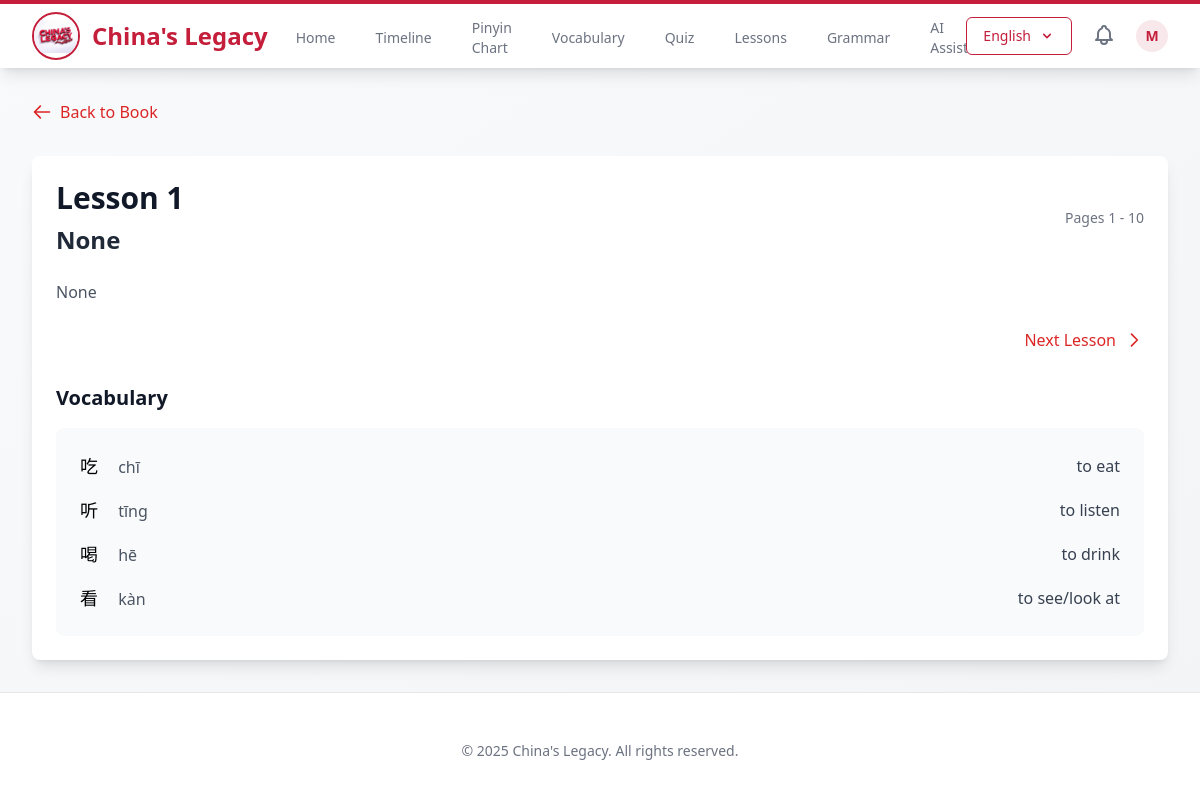
Page /lessons/book/1/chapter/1/ (signed in) on the committed database.
### user_auth/models.py (models this page shows, shortened)
class CustomUser(AbstractUser):
    PROFICIENCY_LEVELS = [
        ('HSK1', 'HSK Level 1'),
        ('HSK2', 'HSK Level 2'),
        ('HSK3', 'HSK Level 3'),
        ('HSK4', 'HSK Level 4'),
        ('HSK5', 'HSK Level 5'),
        ('HSK6', 'HSK Level 6'),
    ]
    full_name = models.CharField(max_length=255, blank=True)
    age = models.IntegerField(validators=[MinValueValidator(5), MaxValueValidator(120)], null=True, blank=True)
    institute = models.CharField(max_length=255, blank=True)
    nationality = models.CharField(max_length=100, blank=True)
    batch = models.CharField(max_length=50, blank=True, help_text='e.g., 2020-2024')
    student_id = models.CharField(max_length=50, blank=True, unique=True, null=True)
    university_field = models.CharField(max_length=100, blank=True, help_text='e.g., Computer Science, Business, etc.')
    phone = models.CharField(max_length=20, blank=True)
    profile_picture = models.ImageField(upload_to='profile_pictures/', null=True, blank=True)
    bio = models.TextField(max_length=500, blank=True)
    current_hsk_level = models.CharField(max_length=4, choices=PROFICIENCY_LEVELS, default='HSK1')
    learning_streak = models.IntegerField(default=0)
    last_activity_date = models.DateField(null=True, blank=True)
    points = models.IntegerField(default=0)
    completed_lessons = models.IntegerField(default=0)
    class Meta:
        verbose_name = 'User'
        verbose_name_plural = 'Users'

### mandarin_vocab/models.py (models this page shows, shortened)
class BookChapter(models.Model):
    book = models.ForeignKey(HSKBook, on_delete=models.CASCADE, related_name='chapters')
    chapter_number = models.IntegerField()
    title_en = models.CharField(max_length=200, help_text='English title', null=True, blank=True)
    title_zh = models.CharField(max_length=200, help_text='Chinese title', null=True, blank=True)
    description_en = models.TextField(blank=True, help_text='English description', null=True)
    description_zh = models.TextField(blank=True, help_text='Chinese description', null=True)
    start_page = models.IntegerField()
    end_page = models.IntegerField()
    pdf_file = models.FileField(upload_to='book_chapters/', null=True, blank=True)
    vocabulary_list = models.ManyToManyField(VocabularyWord, blank=True, related_name='chapters')
    chinese_text = models.TextField(blank=True, help_text='Lesson text in Chinese')
    pinyin_text = models.TextField(blank=True, help_text='Pinyin for the lesson text')
    english_text = models.TextField(blank=True, help_text='English translation of the lesson text')
    grammar_points_en = models.TextField(blank=True, help_text='Key grammar points covered in the lesson (English)', null=True)
    grammar_points_zh = models.TextField(blank=True, help_text='Key grammar points covered in the lesson (Chinese)', null=True)
    cultural_notes_en = models.TextField(blank=True, help_text='Cultural context and notes (English)', null=True)
    cultural_notes_zh = models.TextField(blank=True, help_text='Cultural context and notes (Chinese)', null=True)
    created_at = models.DateTimeField(auto_now_add=True)
    updated_at = models.DateTimeField(auto_now=True)
    class Meta:
        ordering = ['book', 'chapter_number']
        verbose_name = 'Book Chapter'
        verbose_name_plural = 'Book Chapters'
        unique_together = ['book', 'chapter_number']
    @property
    def title(self):
        from django.utils.translation import get_language
        return self.title_zh if get_language() == 'zh' else self.title_en
    @property
    def description(self):
        from django.utils.translation import get_language
        return self.description_zh if get_language() == 'zh' else self.description_en
    @property
    def grammar_points(self):
        from django.utils.translation import get_language
        return self.grammar_points_zh if get_language() == 'zh' else self.grammar_points_en
    @property
    def cultural_notes(self):
        from django.utils.translation import get_language
        return self.cultural_notes_zh if get_language() == 'zh' else self.cultural_notes_en

class VocabularyWord(models.Model):
    HSK_LEVELS = [
        (1, 'HSK1'),
        (2, 'HSK2'),
        (3, 'HSK3'),
        (4, 'HSK4'),
        (5, 'HSK5'),
        (6, 'HSK6'),
    ]
    chinese = models.CharField(max_length=50)
    pinyin = models.CharField(max_length=100)
    english = models.CharField(max_length=200)
    hsk_level = models.IntegerField(choices=HSK_LEVELS, validators=[MinValueValidator(1), MaxValueValidator(6)])
    stroke_order_gif = models.FileField(upload_to='stroke_orders/', null=True, blank=True)
    audio = models.FileField(upload_to='word_audio/', null=True, blank=True)
    example_sentence = models.TextField(blank=True)
    example_pinyin = models.TextField(blank=True)
    example_translation = models.TextField(blank=True)
    created_at = models.DateTimeField(auto_now_add=True)
    updated_at = models.DateTimeField(auto_now=True)
    class Meta:
        ordering = ['hsk_level', 'chinese']
        verbose_name = 'Vocabulary Word'
        verbose_name_plural = 'Vocabulary Words'

### main_core/views.py (the view)
# urls.py: path('lessons/book/<int:book_id>/chapter/<int:chapter_number>/', views.lesson_detail, name='lesson_detail'),
@login_required
def lesson_detail(request, book_id, chapter_number):
    book = get_object_or_404(HSKBook, id=book_id)
    chapter = get_object_or_404(BookChapter, book=book, chapter_number=chapter_number)
    next_chapter = BookChapter.objects.filter(
        book=book,
        chapter_number__gt=chapter_number
    ).order_by('chapter_number').first()
    prev_chapter = BookChapter.objects.filter(
        book=book,
        chapter_number__lt=chapter_number
    ).order_by('-chapter_number').first()
    context = {
        'book': book,
        'chapter': chapter,
        'next_chapter': next_chapter,
        'prev_chapter': prev_chapter,
    }
    return render(request, 'main_core/lesson_detail.html', context)

### templates/main_core/lesson_detail.html (shortened to what this page needs)
{% extends 'base.html' %}
{% load static %}
{% load translation_tags %}
{% block content %}
<div class="max-w-7xl mx-auto px-4 sm:px-6 lg:px-8 py-8">
    <div class="mb-8">
        <a href="{% url 'main_core:book_detail' book.id %}" class="text-red-600 hover:text-red-700 flex items-center">
            <svg class="w-5 h-5 mr-2" fill="none" stroke="currentColor" viewBox="0 0 24 24">
                <path stroke-linecap="round" stroke-linejoin="round" stroke-width="2" d="M10 19l-7-7m0 0l7-7m-7 7h18"/>
            </svg>
            {% trans 'back_to_book' %}
        </a>
    </div>
    <div class="bg-white shadow-lg rounded-lg overflow-hidden">
        <div class="p-6">
            <div class="flex items-center justify-between mb-6">
                <div>
                    <h1 class="text-3xl font-bold text-gray-900 mb-2">{% trans 'lesson' %} {{ chapter.chapter_number }}</h1>
                    <div class="space-y-2">
                        <h2 class="text-2xl font-semibold text-gray-800 chinese-font">{{ chapter.title }}</h2>
                    </div>
                </div>
                <div class="text-sm text-gray-500">
                    {% trans 'pages' %} {{ chapter.start_page }} - {{ chapter.end_page }}
                </div>
            </div>
            <div class="prose max-w-none">
                <p class="text-gray-600">{{ chapter.description }}</p>
            </div>
            <div class="flex justify-between items-center mt-6">
                {% if next_chapter %}
                <a href="{% url 'main_core:lesson_detail' book.id next_chapter.chapter_number %}" class="text-red-600 hover:text-red-700 flex items-center">
                    {% trans 'next_lesson' %}
                    <svg class="w-5 h-5 ml-2" fill="none" stroke="currentColor" viewBox="0 0 24 24">
                        <path stroke-linecap="round" stroke-linejoin="round" stroke-width="2" d="M9 5l7 7-7 7"/>
                    </svg>
                </a>
                {% else %}
                <div></div>
                {% endif %}
            </div>
            {% if chapter.vocabulary_list.exists %}
                <div class="mt-8">
                    <h2 class="text-xl font-semibold text-gray-900 mb-4">{% trans 'vocabulary' %}</h2>
                    <div class="bg-gray-50 rounded-lg p-6">
                        <div class="grid gap-4">
                            {% for word in chapter.vocabulary_list.all %}
                            <div class="flex items-center justify-between">
                                <div>
                                    <span class="text-lg chinese-font">{{ word.chinese }}</span>
                                    <span class="text-gray-600 ml-4">{{ word.pinyin }}</span>
                                </div>
                                <span class="text-gray-700">{{ word.english }}</span>
                            </div>
                            {% endfor %}
                        </div>
                    </div>
                </div>
            {% endif %}
        </div>
    </div>
</div>
{% endblock %}

### templates/base.html (shortened to what this page needs)
{% load static %}
{% load translation_tags %}
<!DOCTYPE html>
<html lang="{{ LANGUAGE|default:'en' }}">
<head>
    <script src="https://cdn.tailwindcss.com"></script>
</head>
<body class="bg-gradient-to-br from-gray-50 to-gray-100 min-h-screen">
    <nav class="bg-white shadow-lg border-t-4 border-chinese-red" x-data="{ mobileMenuOpen: false }">
        <div class="max-w-7xl mx-auto px-4 sm:px-6 lg:px-8">
            <div class="flex justify-between h-16">
                <div class="flex">
                    <div class="flex-shrink-0 flex items-center">
                        <a href="{% url 'main_core:home' %}" class="flex items-center space-x-3 hover:opacity-90 transition-opacity">
                            <img src="{% static 'images/logo.jpg' %}" alt="China's Legacy Logo" class="h-12 w-12 object-contain rounded-full border-2 border-chinese-red">
                            <span class="text-2xl font-bold text-chinese-red">China's Legacy</span>
                        </a>
                    </div>
                    <div class="hidden sm:ml-6 sm:flex sm:space-x-8">
                        <a href="{% url 'main_core:home' %}"
                           class="nav-link {% if request.resolver_match.url_name == 'home' %}active text-chinese-ink{% else %}text-gray-500 hover:text-chinese-ink{% endif %} inline-flex items-center px-1 pt-1 text-sm font-medium">
                            {% trans 'home' %}
                        </a>
                        <a href="{% url 'main_core:timeline_home' %}"
                           class="nav-link {% if request.resolver_match.url_name == 'timeline_home' %}active text-chinese-ink{% else %}text-gray-500 hover:text-chinese-ink{% endif %} inline-flex items-center px-1 pt-1 text-sm font-medium">
                            {% trans 'timeline' %}
                        </a>
                        <a href="{% url 'main_core:home' %}#pinyin-chart"
                           class="nav-link text-gray-500 hover:text-chinese-ink inline-flex items-center px-1 pt-1 text-sm font-medium scroll-smooth">
                            Pinyin Chart
                        </a>
                        <a href="{% url 'mandarin_vocab:vocab_home' %}"
                           class="nav-link {% if request.resolver_match.app_name == 'mandarin_vocab' %}active text-chinese-ink{% else %}text-gray-500 hover:text-chinese-ink{% endif %} inline-flex items-center px-1 pt-1 text-sm font-medium">
                            {% trans 'vocabulary' %}
                        </a>
                        <a href="{% url 'main_core:quiz_home' %}"
                           class="nav-link {% if request.resolver_match.url_name == 'quiz_home' %}active text-chinese-ink{% else %}text-gray-500 hover:text-chinese-ink{% endif %} inline-flex items-center px-1 pt-1 text-sm font-medium">
                            {% trans 'quiz' %}
                        </a>
                        <a href="{% url 'main_core:lessons_home' %}"
                           class="nav-link {% if request.resolver_match.url_name == 'lessons_home' %}active text-chinese-ink{% else %}text-gray-500 hover:text-chinese-ink{% endif %} inline-flex items-center px-1 pt-1 text-sm font-medium">
                            {% trans 'lessons' %}
                        </a>
                        <a href="{% url 'main_core:grammar_home' %}"
                           class="nav-link {% if request.resolver_match.url_name == 'grammar_home' %}active text-chinese-ink{% else %}text-gray-500 hover:text-chinese-ink{% endif %} inline-flex items-center px-1 pt-1 text-sm font-medium">
                            {% trans 'grammar' %}
                        </a>
                        {% if user.is_authenticated %}
                        <a href="{% url 'main_core:ai_assistant' %}"
                           class="nav-link {% if request.resolver_match.url_name == 'ai_assistant' %}active text-chinese-ink{% else %}text-gray-500 hover:text-chinese-ink{% endif %} inline-flex items-center px-1 pt-1 text-sm font-medium">
                            {% trans 'ai_assistant' %}
                        </a>
                        {% endif %}
                    </div>
                </div>
                <div class="hidden sm:ml-6 sm:flex sm:items-center space-x-4">
                    <div class="relative" x-data="{ open: false }">
                        <button @click="open = !open"
                                @click.away="open = false"
                                class="language-toggle inline-flex items-center px-4 py-2 border border-chinese-red text-sm font-medium rounded-md text-chinese-red bg-white hover:text-chinese-ink hover:border-chinese-gold focus:outline-none focus:ring-2 focus:ring-offset-2 focus:ring-chinese-red">
                            <span class="mr-2">{% get_current_language %}</span>
                        </button>
                    </div>
                    {% if user.is_authenticated %}
                    <div class="relative"
                         x-data="{
                             open: false,
                             initialCount: {% with total_count=friend_requests|length|add:message_notifications|length %}{% if total_count > 0 %}{{ total_count }}{% else %}0{% endif %}{% endwith %},
                             count: {% with total_count=friend_requests|length|add:message_notifications|length %}{% if total_count > 0 %}{{ total_count }}{% else %}0{% endif %}{% endwith %},
                             updateCount() {
                                 const newCount = document.querySelectorAll('.notification-item:not(.read)').length;
                                 this.count = newCount > 0 ? newCount : 0;
                             }
                         }"
                         @click.away="open = false">
                        <button @click="open = !open"
                                type="button"
                                class="p-1 rounded-full text-gray-500 hover:text-gray-700 focus:outline-none focus:ring-2 focus:ring-offset-2 focus:ring-chinese-red relative transition-colors duration-150">
                        </button>
                    </div>
                    <div class="relative" x-data="{ open: false }" @click.away="open = false">
                        <button @click="open = !open"
                                type="button"
                                class="bg-white rounded-full flex text-sm focus:outline-none focus:ring-2 focus:ring-offset-2 focus:ring-chinese-red transition-all duration-150 hover:shadow-md"
                                id="user-menu-button"
                                aria-expanded="false"
                                aria-haspopup="true">
                            <div class="h-8 w-8 rounded-full bg-chinese-red bg-opacity-10 flex items-center justify-center text-chinese-red font-semibold">
                                {{ user.username|make_list|first|upper }}
                            </div>
                        </button>
                    </div>
                    {% endif %}
                </div>
            </div>
        </div>
    </nav>
    <main>
        {% block content %}{% endblock %}
    </main>
    <footer class="bg-white border-t border-gray-200 mt-auto">
        <div class="max-w-7xl mx-auto py-12 px-4 sm:px-6 lg:px-8">
            <div class="text-center text-gray-500 text-sm">
                <p>&copy; {% now "Y" %} China's Legacy. All rights reserved.</p>
            </div>
        </div>
    </footer>
</body>
</html>

### rows in the picture
CustomUser: username|make_list "M"
BookChapter: chapter_number "1", title "None", start_page "1", end_page "10", description "None"
VocabularyWord: chinese "吃", pinyin "chī", english "to eat"
VocabularyWord: chinese "听", pinyin "tīng", english "to listen"
VocabularyWord: chinese "喝", pinyin "hē", english "to drink"
VocabularyWord: chinese "看", pinyin "kàn", english "to see/look at"
